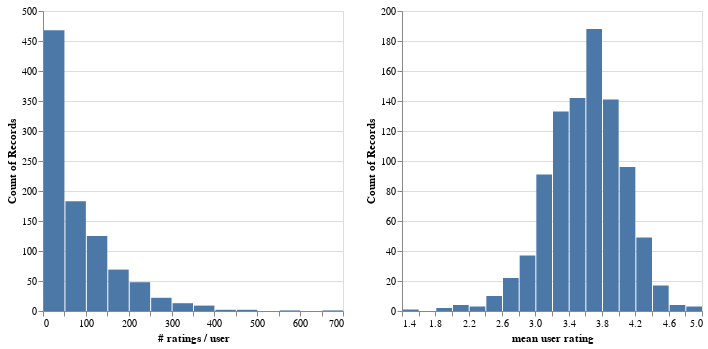

This figure's notebook cell:
### Markdown cell above
**ratings/ movie table** - the dataset has a lot of movies which have very little records 

**mean movie rating** - we can see a normal distribution for the movie ratings, the simple model will probably predict between 2.5 and 3.5 for movie ratings

### Code cell
users_ratings = users.merge(
    df
    .groupby('userId', as_index=False)
    .agg({'rating': ['count', 'mean']})
    .flatten_cols(),
    on='userId')

# Create a chart for the count, and one for the mean.
alt.hconcat(
    hist('rating count', '# ratings / user'),
    hist('rating mean', 'mean user rating'),
    data=users_ratings)

### Figure 1 — Vega-Lite specification as saved in the notebook (floating-point values rounded to 4 significant figures; data arrays with more than 128 entries replaced by an {"elided": "..."} marker saying what was removed)
{"config": {"view": {"continuousWidth": 400, "continuousHeight": 300}}, "hconcat": [{"mark": "bar", "encoding": {"x": {"type": "quantitative", "bin": {"maxbins": 30}, "field": "rating count", "title": "# ratings / user"}, "y": {"type": "quantitative", "aggregate": "count"}}, "width": 300}, {"mark": "bar", "encoding": {"x": {"type": "quantitative", "bin": {"maxbins": 30}, "field": "rating mean", "title": "mean user rating"}, "y": {"type": "quantitative", "aggregate": "count"}}, "width": 300}], "data": {"name": "data-bc20c048ca1bc5ed5d30a3a3961f0f1c"}, "$schema": "https://vega.github.io/schema/vega-lite/v4.8.1.json", "datasets": {"data-bc20c048ca1bc5ed5d30a3a3961f0f1c": {"elided": "943 records"}}}
